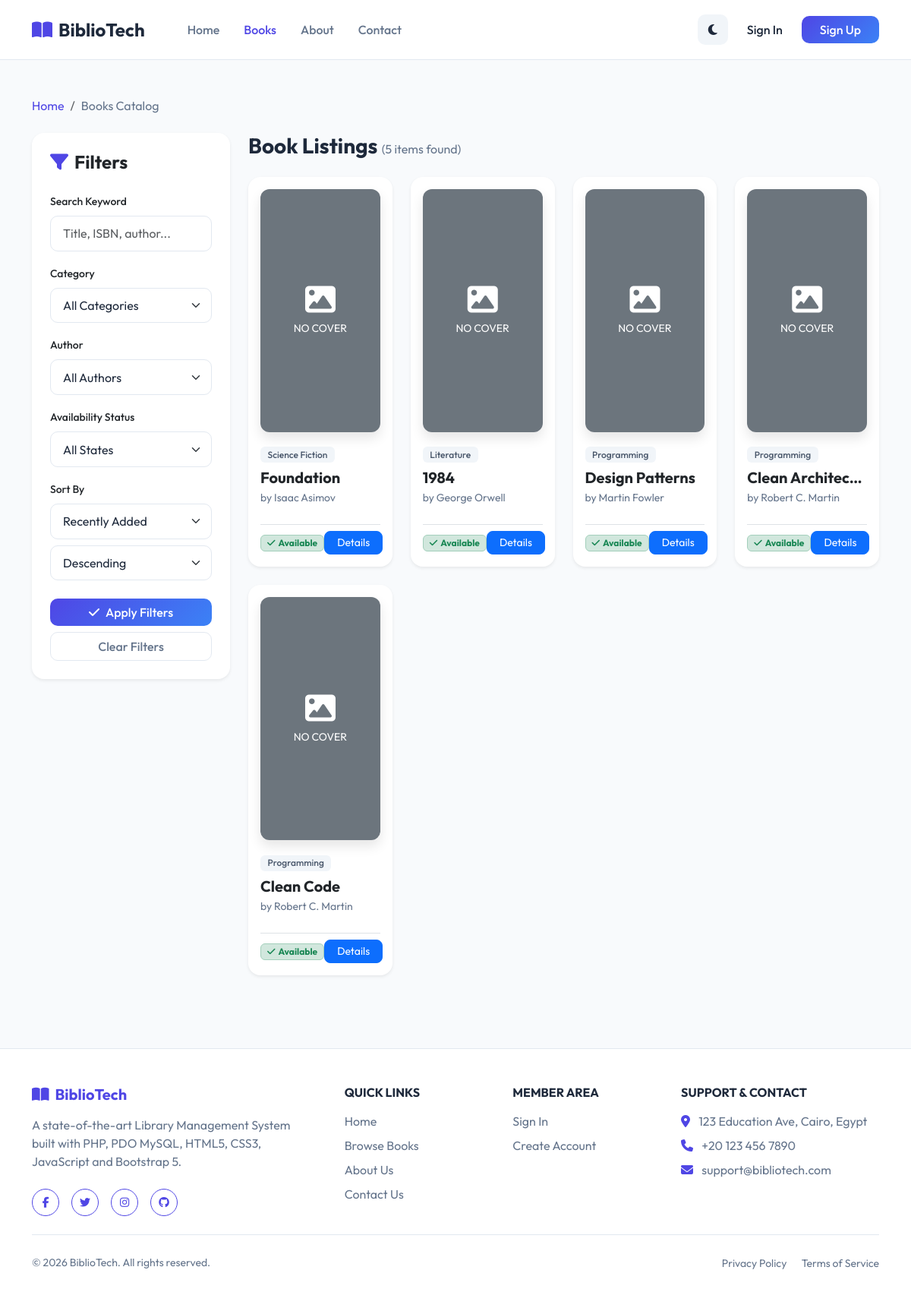
The page /index.php?route=books on the database its author committed.
### tables this page shows
CREATE TABLE IF NOT EXISTS `books` (
  `id` INT AUTO_INCREMENT PRIMARY KEY,
  `isbn` VARCHAR(20) DEFAULT NULL UNIQUE,
  `title` VARCHAR(255) NOT NULL,
  `author_id` INT DEFAULT NULL,
  `category_id` INT DEFAULT NULL,
  `description` TEXT DEFAULT NULL,
  `publisher` VARCHAR(255) DEFAULT NULL,
  `publication_year` INT DEFAULT NULL,
  `quantity` INT NOT NULL DEFAULT 0,
  `available_copies` INT NOT NULL DEFAULT 0,
  `shelf_location` VARCHAR(100) DEFAULT NULL,
  `cover_image` VARCHAR(255) DEFAULT NULL,
  `created_at` TIMESTAMP DEFAULT CURRENT_TIMESTAMP,
  `updated_at` TIMESTAMP DEFAULT CURRENT_TIMESTAMP ON UPDATE CURRENT_TIMESTAMP,
  FOREIGN KEY (`author_id`) REFERENCES `authors` (`id`) ON DELETE SET NULL,
  FOREIGN KEY (`category_id`) REFERENCES `categories` (`id`) ON DELETE SET NULL,
  INDEX `idx_author` (`author_id`),
  INDEX `idx_category` (`category_id`),
  INDEX `idx_title` (`title`),
  INDEX `idx_isbn` (`isbn`)
);

CREATE TABLE IF NOT EXISTS `categories` (
  `id` INT AUTO_INCREMENT PRIMARY KEY,
  `name` VARCHAR(255) NOT NULL UNIQUE,
  `created_at` TIMESTAMP DEFAULT CURRENT_TIMESTAMP
);

CREATE TABLE IF NOT EXISTS `authors` (
  `id` INT AUTO_INCREMENT PRIMARY KEY,
  `name` VARCHAR(255) NOT NULL,
  `biography` TEXT DEFAULT NULL,
  `nationality` VARCHAR(100) DEFAULT NULL,
  `created_at` TIMESTAMP DEFAULT CURRENT_TIMESTAMP
);

### app/Models/Models.php (called while the page is built, shortened)
<?php
class Book {
    private $db;
    public function __construct() {
        $this->db = Database::getInstance()->getConnection();
    }
    public function getAll($filters = [], $limit = null, $offset = null, $sort = 'b.id', $order = 'DESC') {
        $sql = "SELECT b.*, a.name AS author_name, c.name AS category_name
                FROM books b
                LEFT JOIN authors a ON b.author_id = a.id
                LEFT JOIN categories c ON b.category_id = c.id";
        $whereClauses = [];
        $params = [];
        $allowedSort = ['b.id', 'b.title', 'b.publication_year', 'b.available_copies', 'a.name', 'c.name'];
        $order = (strtoupper($order) === 'ASC') ? 'ASC' : 'DESC';
        $sql .= " ORDER BY {$sort} {$order}";
        if ($limit !== null && $offset !== null) {
            $sql .= " LIMIT " . intval($limit) . " OFFSET " . intval($offset);
        }
        $stmt = $this->db->prepare($sql);
        $stmt->execute($params);
        return $stmt->fetchAll();
    }
    public function countAll($filters = []) {
        $sql = "SELECT COUNT(b.id)
                FROM books b
                LEFT JOIN authors a ON b.author_id = a.id
                LEFT JOIN categories c ON b.category_id = c.id";
        $whereClauses = [];
        $params = [];
        $stmt = $this->db->prepare($sql);
        $stmt->execute($params);
        return $stmt->fetchColumn();
    }
}

### config/database.php (called while the page is built, shortened)
<?php
class Database {
    private static $instance = null;
    private $conn;
    private function __construct() {
        try {
            $dsn = "mysql:host=" . DB_HOST . ";dbname=" . DB_NAME . ";charset=utf8mb4";
            $options = [
                PDO::ATTR_ERRMODE            => PDO::ERRMODE_EXCEPTION,
                PDO::ATTR_DEFAULT_FETCH_MODE => PDO::FETCH_ASSOC,
                PDO::ATTR_EMULATE_PREPARES   => false,
            ];
            $this->conn = new PDO($dsn, DB_USER, DB_PASS, $options);
        } catch (PDOException $e) {
            throw new Exception("Database Connection Error: " . $e->getMessage());
        }
    }
    public static function getInstance() {
        if (self::$instance === null) {
            self::$instance = new self();
        }
        return self::$instance;
    }
    public function getConnection() {
        return $this->conn;
    }
}

### views/pages/books.php (the view, shortened to what this page needs)
<?php
$bookModel = new Book();
$search = $_GET['search'] ?? '';
$catId = isset($_GET['category_id']) ? intval($_GET['category_id']) : 0;
$authId = isset($_GET['author_id']) ? intval($_GET['author_id']) : 0;
$availability = $_GET['availability'] ?? '';
$sort = $_GET['sort'] ?? 'b.id';
$order = $_GET['order'] ?? 'DESC';
$currentPage = isset($_GET['page']) ? max(1, intval($_GET['page'])) : 1;
$limit = 8;
$filters = [
    'search' => $search,
    'category_id' => $catId,
    'author_id' => $authId,
    'availability' => $availability
];
$totalBooks = $bookModel->countAll($filters);
$totalPages = max(1, ceil($totalBooks / $limit));
$currentPage = min($currentPage, $totalPages);
$offset = ($currentPage - 1) * $limit;
$books = $bookModel->getAll($filters, $limit, $offset, $sort, $order);
?>
<div class="container py-5 fade-in-up">
    <nav aria-label="breadcrumb" class="mb-4">
        <ol class="breadcrumb">
            <li class="breadcrumb-item"><a href="<?php echo BASE_URL; ?>/index.php?route=home">Home</a></li>
            <li class="breadcrumb-item active" aria-current="page">Books Catalog</li>
        </ol>
    </nav>
    <div class="row g-4">
        <div class="col-lg-3">
            <div class="card card-custom border-0 shadow-sm p-4 sticky-top" style="top: 90px; z-index: 10;">
                <h4 class="fw-bold mb-4"><i class="fa-solid fa-filter me-2 text-primary"></i>Filters</h4>
                <form action="<?php echo BASE_URL; ?>/index.php" method="GET">
                    <div class="mb-3">
                        <label for="filterSearch" class="form-label small fw-medium">Search Keyword</label>
                        <input type="text" class="form-control form-control-custom" id="filterSearch" name="search" value="<?php echo htmlspecialchars($search); ?>" placeholder="Title, ISBN, author...">
                    </div>
                    <div class="mb-3">
                        <label for="filterCategory" class="form-label small fw-medium">Category</label>
                        <select class="form-select form-control-custom" id="filterCategory" name="category_id">
                            <option value="">All Categories</option>
                        </select>
                    </div>
                    <div class="mb-3">
                        <label for="filterAuthor" class="form-label small fw-medium">Author</label>
                        <select class="form-select form-control-custom" id="filterAuthor" name="author_id">
                            <option value="">All Authors</option>
                        </select>
                    </div>
                    <div class="mb-3">
                        <label for="filterAvail" class="form-label small fw-medium">Availability Status</label>
                        <select class="form-select form-control-custom" id="filterAvail" name="availability">
                            <option value="">All States</option>
                        </select>
                    </div>
                    <div class="mb-4">
                        <label for="filterSort" class="form-label small fw-medium">Sort By</label>
                        <select class="form-select form-control-custom" id="filterSort" name="sort">
                            <option value="b.id" <?php echo $sort === 'b.id' ? 'selected' : ''; ?>>Recently Added</option>
                        </select>
                        <select class="form-select form-control-custom mt-2" name="order">
                            <option value="DESC" <?php echo $order === 'DESC' ? 'selected' : ''; ?>>Descending</option>
                        </select>
                    </div>
                    <div class="d-grid gap-2">
                        <button type="submit" class="btn btn-primary fw-medium" style="border-radius: 10px; background: var(--primary-gradient); border: none;"><i class="fa-solid fa-check me-2"></i>Apply Filters</button>
                        <a href="<?php echo BASE_URL; ?>/index.php?route=books" class="btn btn-outline-secondary fw-medium" style="border-radius: 10px;">Clear Filters</a>
                    </div>
                </form>
            </div>
        </div>
        <div class="col-lg-9">
            <div class="d-flex justify-content-between align-items-center mb-4">
                <h3 class="fw-bold mb-0">Book Listings <span class="fs-6 text-muted fw-normal">(<?php echo $totalBooks; ?> items found)</span></h3>
            </div>
            <?php if (empty($books)): ?>
                <div class="card card-custom border-0 shadow-sm p-5 text-center">
                    <div class="empty-state">
                        <div class="empty-state-icon"><i class="fa-solid fa-book-open"></i></div>
                        <h4 class="fw-bold">No Books Found</h4>
                        <p class="text-muted">Try adjusting search keywords or filters to find what you want.</p>
                    </div>
                </div>
            <?php else: ?>
                <div class="row g-4 mb-5">
                    <?php foreach ($books as $book): ?>
                        <div class="col-xl-3 col-md-6 col-sm-6">
                            <div class="card card-custom book-card h-100 border-0 shadow-sm">
                                <div class="p-3">
                                    <div class="book-cover-wrapper">
                                        <?php if (!empty($book['cover_image']) && file_exists(UPLOAD_PATH . '/' . $book['cover_image'])): ?>
                                            <img src="<?php echo BASE_URL; ?>/uploads/covers/<?php echo $book['cover_image']; ?>" class="book-cover-img" alt="<?php echo htmlspecialchars($book['title']); ?>">
                                        <?php elseif (!empty($book['cover_image']) && strpos($book['cover_image'], 'http') === 0): ?>
                                            <img src="<?php echo $book['cover_image']; ?>" class="book-cover-img" alt="<?php echo htmlspecialchars($book['title']); ?>">
                                        <?php else: ?>
                                            <div class="w-100 h-100 bg-secondary d-flex flex-column align-items-center justify-content-center text-white">
                                                <i class="fa-solid fa-image fs-1 mb-2"></i>
                                                <small class="text-uppercase tracking-wider">No Cover</small>
                                            </div>
                                        <?php endif; ?>
                                    </div>
                                </div>
                                <div class="card-body pt-0 d-flex flex-column justify-content-between">
                                    <div>
                                        <span class="badge badge-custom mb-2"><?php echo htmlspecialchars($book['category_name'] ?? 'Uncategorized'); ?></span>
                                        <h5 class="card-title fw-bold text-truncate mb-1" title="<?php echo htmlspecialchars($book['title']); ?>"><?php echo htmlspecialchars($book['title']); ?></h5>
                                        <p class="card-text text-muted small mb-3">by <?php echo htmlspecialchars($book['author_name'] ?? 'Unknown Author'); ?></p>
                                    </div>
                                    <div class="d-flex align-items-center justify-content-between mt-2 pt-2 border-top">
                                        <?php if ($book['available_copies'] > 0): ?>
                                            <span class="badge bg-success-subtle text-success border border-success-subtle px-2 py-1"><i class="fa-solid fa-check me-1"></i>Available</span>
                                        <?php else: ?>
                                            <span class="badge bg-danger-subtle text-danger border border-danger-subtle px-2 py-1"><i class="fa-solid fa-ban me-1"></i>Borrowed</span>
                                        <?php endif; ?>
                                        <a href="<?php echo BASE_URL; ?>/index.php?route=book-details&id=<?php echo $book['id']; ?>" class="btn btn-sm btn-primary px-3 rounded-3">Details</a>
                                    </div>
                                </div>
                            </div>
                        </div>
                    <?php endforeach; ?>
                </div>
            <?php endif; ?>
        </div>
    </div>
</div>

### public/assets/css/style.css (style rules this page uses)
:root { --bg-color: #f8fafc; --text-color: #1e293b; --text-muted: #64748b; --card-bg: #ffffff; --card-border: rgba(148, 163, 184, 0.12); --sidebar-bg: #0f172a; --sidebar-color: #94a3b8; --sidebar-active-color: #ffffff; --sidebar-active-bg: rgba(255, 255, 255, 0.08); --primary-color: #4f46e5; --primary-light: #6366f1; --primary-gradient: linear-gradient(135deg, #4f46e5 0%, #3b82f6 100%); --secondary-gradient: linear-gradient(135deg, #10b981 0%, #059669 100%); --danger-gradient: linear-gradient(135deg, #ef4444 0%, #dc2626 100%); --warning-gradient: linear-gradient(135deg, #f59e0b 0%, #d97706 100%); --purple-gradient: linear-gradient(135deg, #8b5cf6 0%, #7c3aed 100%); --info-gradient: linear-gradient(135deg, #06b6d4 0%, #0891b2 100%); --glass-bg: rgba(255, 255, 255, 0.7); --glass-border: rgba(255, 255, 255, 0.4); --glass-shadow: rgba(15, 23, 42, 0.05); --nav-bg: #ffffff; --badge-bg: #f1f5f9; --badge-color: #475569; --border-color: #e2e8f0; --input-bg: #ffffff; --surface-muted: #f1f5f9; --primary-subtle-bg: rgba(79, 70, 229, 0.1); --primary-subtle-color: #4f46e5; --dropdown-bg: #ffffff; --dropdown-hover: #f8fafc; --link-color: #4f46e5; }
body { background-color: var(--bg-color); color: var(--text-color); font-family: 'Outfit', 'Inter', sans-serif; transition: background-color 0.4s ease, color 0.4s ease; overflow-x: hidden; min-height: 100vh; display: flex; flex-direction: column; }
h1, h2, h3, h4, h5, h6 { font-weight: 700; }
.card-custom { background-color: var(--card-bg); border: 1px solid var(--card-border); border-radius: 16px; box-shadow: 0 4px 6px -1px rgba(0, 0, 0, 0.05); overflow: hidden; }
.form-control-custom { background-color: var(--input-bg); border: 1px solid var(--border-color); color: var(--text-color); border-radius: 10px; padding: 0.65rem 1rem; transition: border-color 0.2s ease; }
.text-muted { color: var(--text-muted) !important; }
.text-primary { color: var(--link-color) !important; }
.breadcrumb-item a { color: var(--link-color); text-decoration: none; }
.breadcrumb-item.active { color: var(--text-muted); }
.form-control, .form-select { background-color: var(--input-bg); border-color: var(--border-color); color: var(--text-color); }
.btn-outline-secondary { color: var(--text-muted); border-color: var(--border-color); }
.fade-in-up { animation: fadeIn 0.4s ease forwards; }
.badge-custom { background-color: var(--badge-bg); color: var(--badge-color); font-weight: 500; padding: 0.4em 0.8em; border-radius: 6px; }
.book-cover-wrapper { height: 320px; overflow: hidden; position: relative; border-radius: 12px; box-shadow: 0 8px 16px rgba(0, 0, 0, 0.1); }

### rows shown on the page
books: cover_image "NO COVER", category.name "Science Fiction", title "Foundation", author.name "Isaac Asimov", available_copies "Available"
books: cover_image "NO COVER", category.name "Literature", title "1984", author.name "George Orwell", available_copies "Available"
books: shows "NO COVER", category.name "Programming", title "Design Patterns", author.name "Martin Fowler", available_copies "Available"
books: shows "NO COVER", category.name "Programming", title "Clean Architec…", author.name "Robert C. Martin", available_copies "Available"
books: cover_image "NO COVER", category.name "Programming", title "Clean Code", author.name "Robert C. Martin", available_copies "Available"

### other values the page prints
$totalBooks "5"
